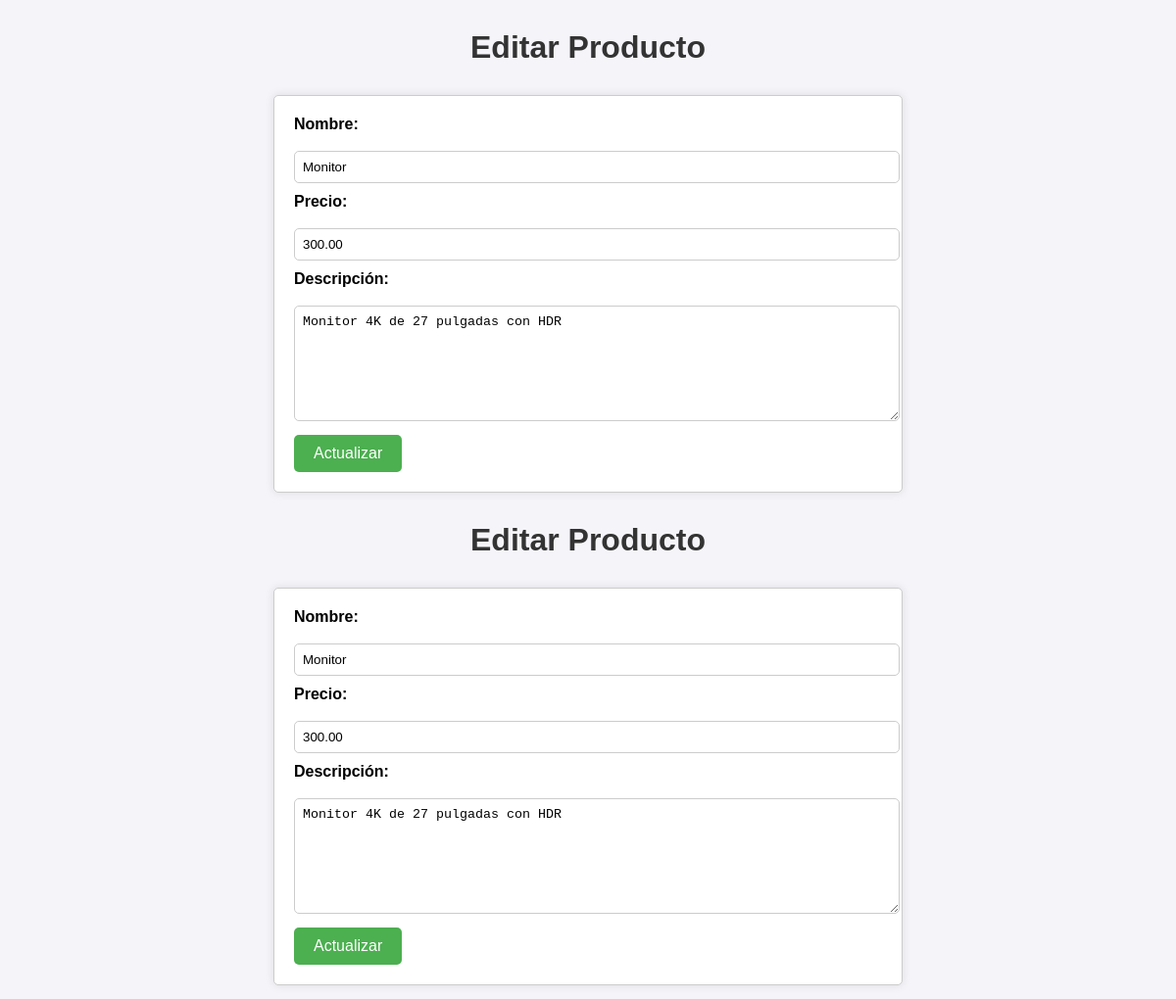
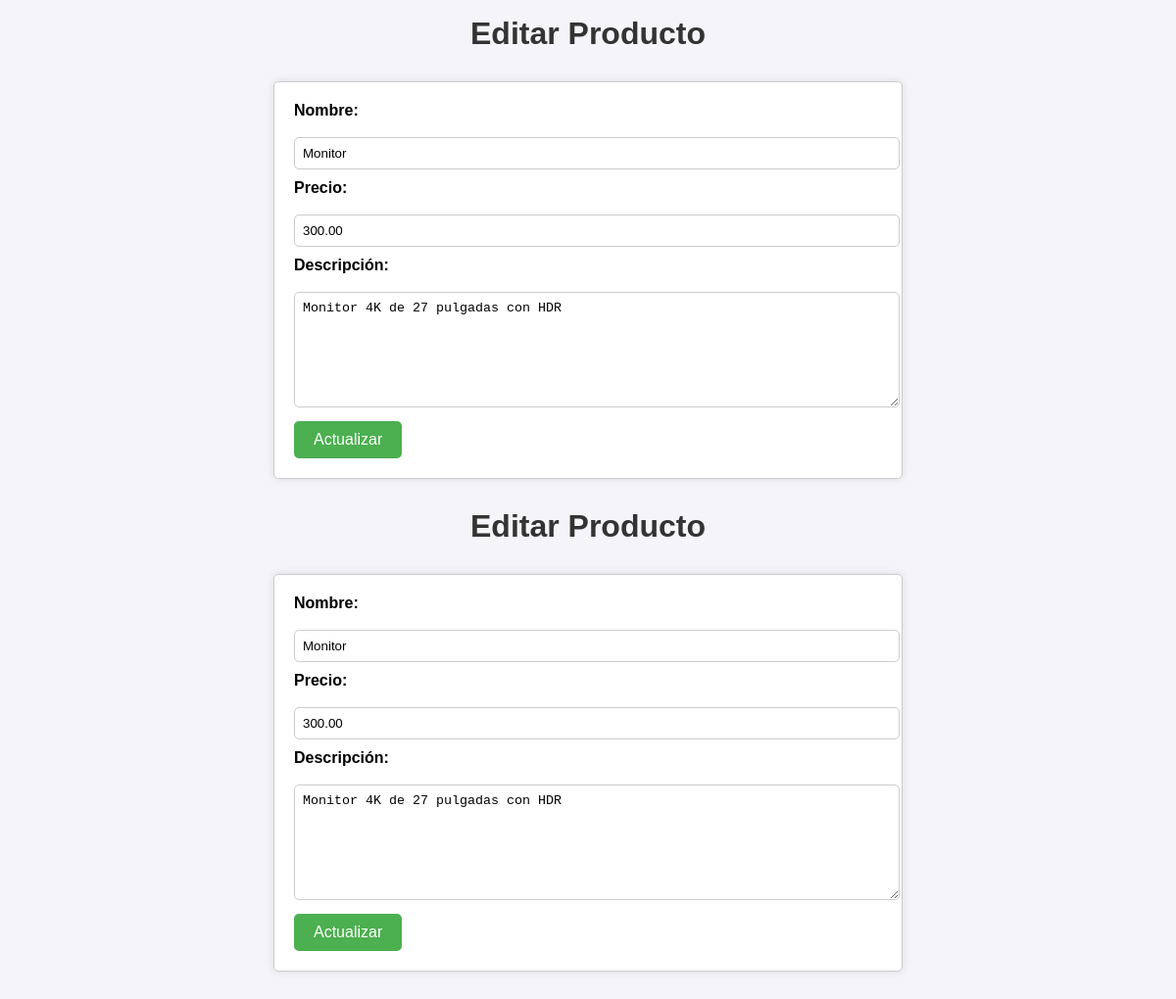
Screenshot of /editar.php?id=4 (signed in) with the database file from the repository (2 pictures, top to bottom).
### tables this page shows
CREATE TABLE `productos` (
  `id` int(11) NOT NULL,
  `nombre` varchar(100) NOT NULL,
  `precio` decimal(10,2) NOT NULL,
  `descripcion` text DEFAULT NULL
);

### editar.php (the view, shortened to what this page needs)
<?php include 'db.php'; ?>
<!DOCTYPE html>
<html>
<head>
    <link rel="stylesheet" href="estilos.css">
</head>
<body>
    <h1>Editar Producto</h1>
    <?php
    $id = $_GET['id'];
    $sql = "SELECT * FROM productos WHERE id = $id";
    $resultado = $conn->query($sql);
    $producto = $resultado->fetch_assoc();
    ?>
    <form method="POST" action="editar.php?id=<?php echo $id; ?>">
        <label>Nombre:</label>
        <input type="text" name="nombre" value="<?php echo $producto['nombre']; ?>" required>
        <br>
        <label>Precio:</label>
        <input type="number" step="0.01" name="precio" value="<?php echo $producto['precio']; ?>" required>
        <br>
        <label>Descripción:</label>
        <textarea name="descripcion" required><?php echo $producto['descripcion']; ?></textarea>
        <br>
        <button type="submit" name="actualizar">Actualizar</button>
    </form>
</body>
</html>
<?php include 'db.php'; ?>
<!DOCTYPE html>
<html>
<head>
    <link rel="stylesheet" href="estilos.css">
</head>
<body>
    <h1>Editar Producto</h1>
    <?php
    $id = $_GET['id'];
    $sql = "SELECT * FROM productos WHERE id = $id";
    $resultado = $conn->query($sql);
    $producto = $resultado->fetch_assoc();
    ?>
    <form method="POST" action="editar.php?id=<?php echo $id; ?>">
        <label>Nombre:</label>
        <input type="text" name="nombre" value="<?php echo $producto['nombre']; ?>" required>
        <br>
        <label>Precio:</label>
        <input type="number" step="0.01" name="precio" value="<?php echo $producto['precio']; ?>" required>
        <br>
        <label>Descripción:</label>
        <textarea name="descripcion" required><?php echo $producto['descripcion']; ?></textarea>
        <br>
        <button type="submit" name="actualizar">Actualizar</button>
    </form>
</body>
</html>
<?php include 'db.php'; ?>
<!DOCTYPE html>
<html>
<head>
    <link rel="stylesheet" href="estilos.css">
</head>
<body>
    <h1>Editar Producto</h1>
    <?php
    $id = $_GET['id'];
    $sql = "SELECT * FROM productos WHERE id = $id";
    $resultado = $conn->query($sql);
    $producto = $resultado->fetch_assoc();
    ?>
    <form method="POST" action="editar.php?id=<?php echo $id; ?>">
        <label>Nombre:</label>
        <input type="text" name="nombre" value="<?php echo $producto['nombre']; ?>" required>
        <br>
        <label>Precio:</label>
        <input type="number" step="0.01" name="precio" value="<?php echo $producto['precio']; ?>" required>
        <br>
        <label>Descripción:</label>
        <textarea name="descripcion" required><?php echo $producto['descripcion']; ?></textarea>
        <br>
        <button type="submit" name="actualizar">Actualizar</button>
    </form>
</body>
</html>
<?php include 'db.php'; ?>
<!DOCTYPE html>
<html>
<head>
    <link rel="stylesheet" href="estilos.css">
</head>
<body>
    <h1>Editar Producto</h1>
    <?php
    $id = $_GET['id'];
    $sql = "SELECT * FROM productos WHERE id = $id";
    $resultado = $conn->query($sql);
    $producto = $resultado->fetch_assoc();
    ?>
    <form method="POST" action="editar.php?id=<?php echo $id; ?>">
        <label>Nombre:</label>
        <input type="text" name="nombre" value="<?php echo $producto['nombre']; ?>" required>
        <br>
        <label>Precio:</label>
        <input type="number" step="0.01" name="precio" value="<?php echo $producto['precio']; ?>" required>
        <br>
        <label>Descripción:</label>
        <textarea name="descripcion" required><?php echo $producto['descripcion']; ?></textarea>
        <br>
        <button type="submit" name="actualizar">Actualizar</button>
    </form>
</body>
</html>

### estilos.css (style rules this page uses)
body { font-family: Arial, sans-serif; background-color: #f4f4f9; margin: 0; padding: 0; }
h1 { text-align: center; color: #333; margin-top: 30px; }
form { width: 50%; margin: 30px auto; padding: 20px; background-color: #fff; border: 1px solid #ccc; border-radius: 5px; box-shadow: 0 0 10px rgba(0,0,0,0.1); }
label { font-weight: bold; margin-bottom: 8px; display: block; }
input[type="text"], input[type="number"], textarea { width: 100%; padding: 8px; margin: 10px 0; border: 1px solid #ccc; border-radius: 5px; }
textarea { height: 100px; }
button { background-color: #4CAF50; color: white; padding: 10px 20px; border: none; border-radius: 5px; cursor: pointer; font-size: 16px; }

### rows the page displays
productos: nombre "Monitor", precio "300.00", descripcion "Monitor 4K de 27 pulgadas con HDR"
